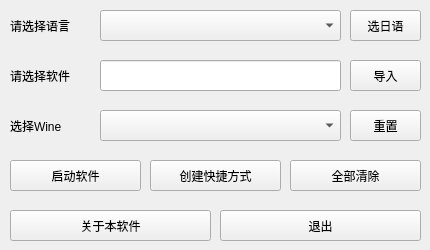
<?xml version="1.0" encoding="UTF-8"?>
<ui version="4.0">
 <class>MainWindow</class>
 <widget class="QMainWindow" name="MainWindow">
  <property name="geometry">
   <rect>
    <x>0</x>
    <y>0</y>
    <width>430</width>
    <height>250</height>
   </rect>
  </property>
  <property name="maximumSize">
   <size>
    <width>430</width>
    <height>250</height>
   </size>
  </property>
  <property name="windowTitle">
   <string>MainWindow</string>
  </property>
  <widget class="QWidget" name="centralwidget">
   <widget class="QLabel" name="LangName">
    <property name="geometry">
     <rect>
      <x>10</x>
      <y>10</y>
      <width>81</width>
      <height>31</height>
     </rect>
    </property>
    <property name="text">
     <string>请选择语言</string>
    </property>
   </widget>
   <widget class="QComboBox" name="ChoseLang">
    <property name="geometry">
     <rect>
      <x>100</x>
      <y>10</y>
      <width>241</width>
      <height>31</height>
     </rect>
    </property>
   </widget>
   <widget class="QLabel" name="AppName">
    <property name="geometry">
     <rect>
      <x>10</x>
      <y>60</y>
      <width>81</width>
      <height>31</height>
     </rect>
    </property>
    <property name="text">
     <string>请选择软件</string>
    </property>
   </widget>
   <widget class="QLineEdit" name="AppDir">
    <property name="geometry">
     <rect>
      <x>100</x>
      <y>60</y>
      <width>241</width>
      <height>31</height>
     </rect>
    </property>
   </widget>
   <widget class="QPushButton" name="ChoseJP">
    <property name="geometry">
     <rect>
      <x>350</x>
      <y>10</y>
      <width>71</width>
      <height>31</height>
     </rect>
    </property>
    <property name="text">
     <string>选日语</string>
    </property>
   </widget>
   <widget class="QPushButton" name="ChoseApp">
    <property name="geometry">
     <rect>
      <x>350</x>
      <y>60</y>
      <width>71</width>
      <height>31</height>
     </rect>
    </property>
    <property name="text">
     <string>导入</string>
    </property>
   </widget>
   <widget class="QPushButton" name="RunApp">
    <property name="geometry">
     <rect>
      <x>10</x>
      <y>160</y>
      <width>131</width>
      <height>31</height>
     </rect>
    </property>
    <property name="text">
     <string>启动软件</string>
    </property>
   </widget>
   <widget class="QPushButton" name="BuilDstp">
    <property name="geometry">
     <rect>
      <x>150</x>
      <y>160</y>
      <width>131</width>
      <height>31</height>
     </rect>
    </property>
    <property name="text">
     <string>创建快捷方式</string>
    </property>
   </widget>
   <widget class="QPushButton" name="AllClear">
    <property name="geometry">
     <rect>
      <x>290</x>
      <y>160</y>
      <width>131</width>
      <height>31</height>
     </rect>
    </property>
    <property name="text">
     <string>全部清除</string>
    </property>
   </widget>
   <widget class="QPushButton" name="AbtMe">
    <property name="geometry">
     <rect>
      <x>10</x>
      <y>210</y>
      <width>201</width>
      <height>31</height>
     </rect>
    </property>
    <property name="text">
     <string>关于本软件</string>
    </property>
   </widget>
   <widget class="QPushButton" name="Exit">
    <property name="geometry">
     <rect>
      <x>220</x>
      <y>210</y>
      <width>201</width>
      <height>31</height>
     </rect>
    </property>
    <property name="text">
     <string>退出</string>
    </property>
   </widget>
   <widget class="QLabel" name="WineName">
    <property name="geometry">
     <rect>
      <x>10</x>
      <y>110</y>
      <width>81</width>
      <height>31</height>
     </rect>
    </property>
    <property name="text">
     <string>选择Wine</string>
    </property>
   </widget>
   <widget class="QPushButton" name="ResetWine">
    <property name="geometry">
     <rect>
      <x>350</x>
      <y>110</y>
      <width>71</width>
      <height>31</height>
     </rect>
    </property>
    <property name="text">
     <string>重置</string>
    </property>
   </widget>
   <widget class="QComboBox" name="ChoseWine">
    <property name="geometry">
     <rect>
      <x>100</x>
      <y>110</y>
      <width>241</width>
      <height>31</height>
     </rect>
    </property>
   </widget>
  </widget>
 </widget>
 <resources/>
 <connections/>
</ui>
